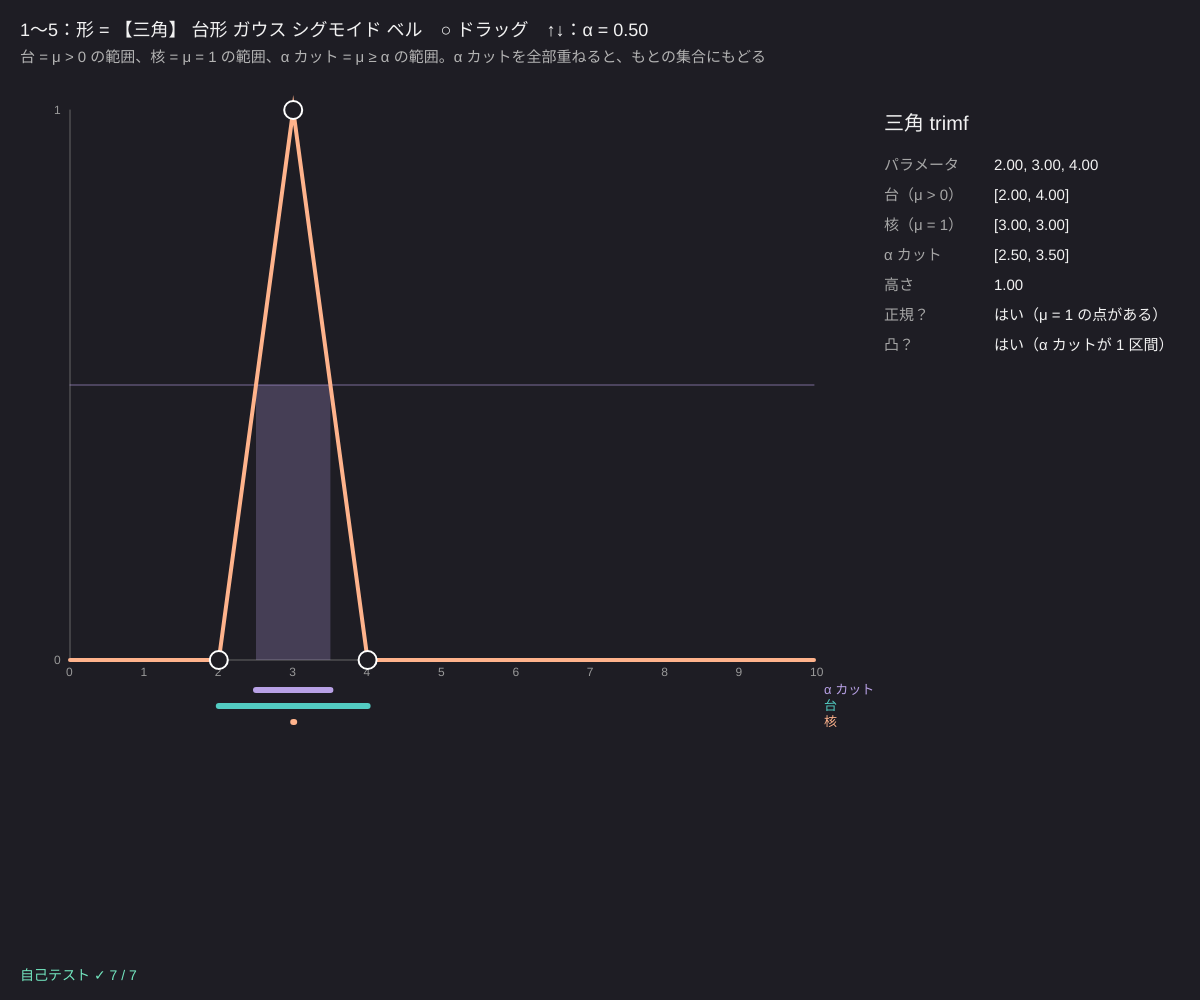
Frame 1 (no input)
Frame 60 (no input): identical to frame 1, image omitted
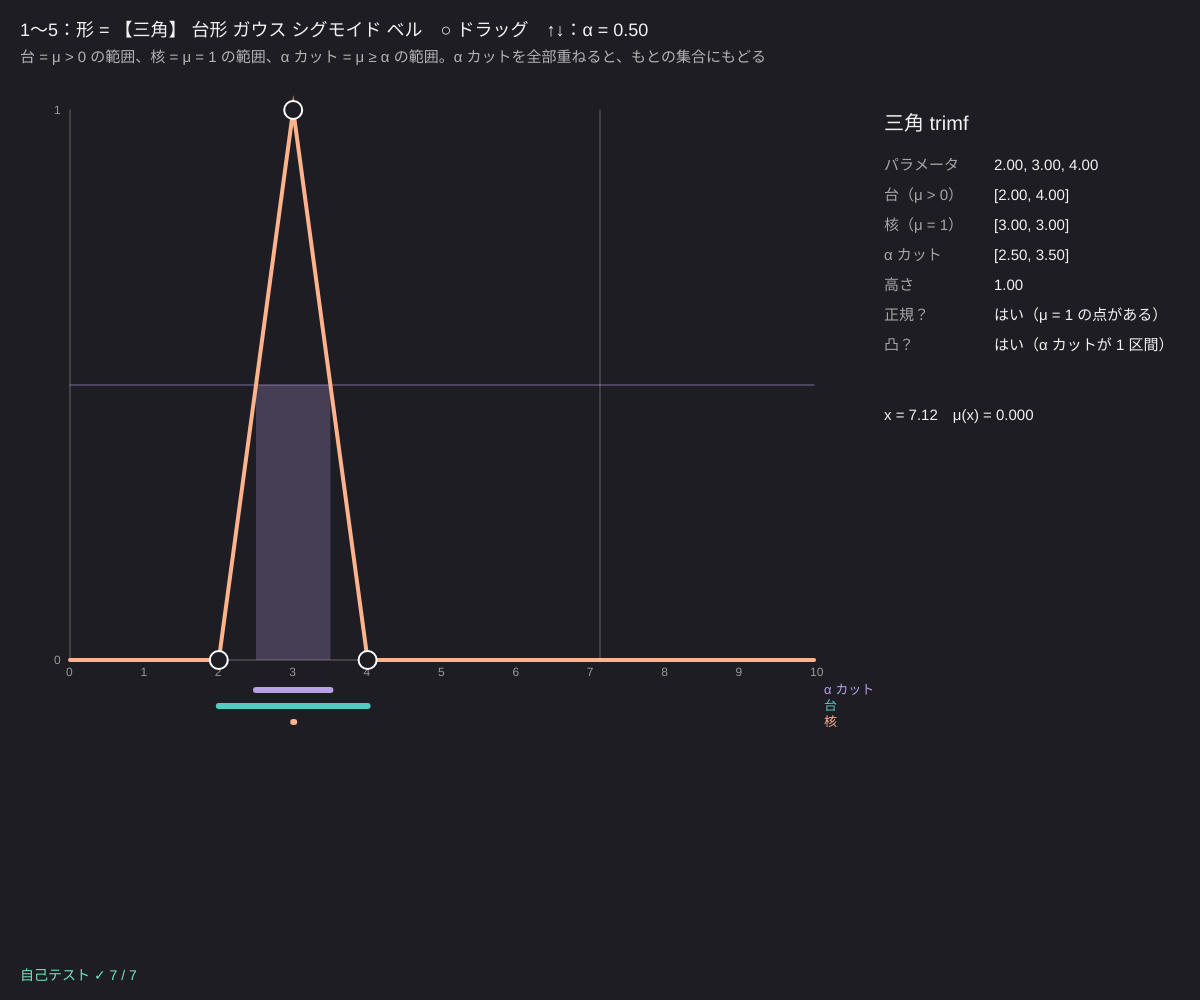
Frame 120 (the mouse pressed at the canvas centre since frame 60)

The p5.js sketch that drew these frames (run headless with seeded random() and noise() and a simulated clock; from frame 60 on, the mouse is pressed at the canvas centre):

// p5.js sketch
// ── sketch.js
// ============================================
// 01 メンバーシップ関数の形
// 三角・台形・ガウス・シグモイド・ベル。どれも x に所属度 μ(x)（0〜1）を対応させる関数
// 台（μ > 0 の範囲）・核（μ = 1 の範囲）・α カット（μ ≥ α の範囲）・高さ（μ の最大）・正規（高さ = 1）を式で計算して表示
// 1〜5 = 形 / ○ をドラッグ = パラメータ / ↑↓ = α / ←→ = ベルの肩の急さ b
// ============================================

let shapeNo = 0;
let alphaCut = 0.5;   // ★ α カットの α
let XLO = 0, XHI = 10;
// ★ それぞれの形のパラメータ（ドラッグで変わる）
let P = {
  tri: [2, 3, 4],
  trap: [1.5, 3.5, 6, 8],
  gauss: [5, 1.2],          // 中心 c、幅 σ
  sig: [2, 5],              // 傾き a、真ん中 c
  bell: [1.5, 2, 5],        // 幅 a、肩 b、中心 c
};
const SHAPES = [['tri', '三角'], ['trap', '台形'], ['gauss', 'ガウス'], ['sig', 'シグモイド'], ['bell', 'ベル']];
let dragK = -1;

function setup() {
  createCanvas(windowWidth, windowHeight);
  colorMode(HSB, 360, 100, 100, 100);
  selfTest();
}

function curMF() { let t = SHAPES[shapeNo][0]; return { type: t, p: P[t] }; }

// ドラッグできる点（x 座標）。ガウスは c と c + σ、シグモイドは c と c + 2/a、ベルは c と c + a
function handles() {
  let t = SHAPES[shapeNo][0], p = P[t];
  if (t === 'tri' || t === 'trap') return p.slice();
  if (t === 'gauss') return [p[0], p[0] + p[1]];
  if (t === 'sig') return [p[1], p[1] + 2 / p[0]];
  return [p[2], p[2] + p[0]];
}
function setHandle(k, x) {
  let t = SHAPES[shapeNo][0], p = P[t];
  if (t === 'tri' || t === 'trap') {
    p[k] = x;
    for (let i = 1; i < p.length; i++) p[i] = Math.max(p[i], p[i - 1] + (i === 2 && t === 'trap' ? 0 : 0.05));   // 順番を保つ
    for (let i = p.length - 2; i >= 0; i--) p[i] = Math.min(p[i], p[i + 1]);
  }
  if (t === 'gauss') { if (k === 0) p[0] = x; else p[1] = clampv(x - p[0], 0.1, 5); }
  if (t === 'sig') { if (k === 0) p[1] = x; else { let d = x - p[1]; p[0] = Math.abs(d) < 0.1 ? (d < 0 ? -20 : 20) : 2 / d; } }
  if (t === 'bell') { if (k === 0) p[2] = x; else p[0] = clampv(x - p[2], 0.1, 5); }
}

// ---- 台・核・α カット・高さを式で求める（[左, 右] の区間。空なら null）
function analyze(mf, al) {
  let t = mf.type, p = mf.p, cut = (lo, hi) => [Math.max(XLO, lo), Math.min(XHI, hi)];
  if (t === 'tri') return { sup: [p[0], p[2]], core: [p[1], p[1]], h: 1, cut: cutTri(p, al) };
  if (t === 'trap') return { sup: [p[0], p[3]], core: [p[1], p[2]], h: 1, cut: [p[0] + al * (p[1] - p[0]), p[3] - al * (p[3] - p[2])] };
  if (t === 'gauss') { let r = p[1] * Math.sqrt(-2 * Math.log(al)); return { sup: cut(-Infinity, Infinity), core: [p[0], p[0]], h: 1, cut: [p[0] - r, p[0] + r] }; }
  if (t === 'sig') { let x = p[1] - Math.log((1 - al) / al) / p[0]; return { sup: cut(-Infinity, Infinity), core: null, h: 1, cut: p[0] > 0 ? cut(x, Infinity) : cut(-Infinity, x) }; }
  let r = p[0] * Math.pow((1 - al) / al, 1 / (2 * p[1]));
  return { sup: cut(-Infinity, Infinity), core: [p[2], p[2]], h: 1, cut: [p[2] - r, p[2] + r] };
}
function ivStr(iv) { return iv && iv[0] <= iv[1] ? '[' + iv[0].toFixed(2) + ', ' + iv[1].toFixed(2) + ']' : '空'; }

function draw() {
  background(250, 18, 14);
  let mf = curMF(), A = analyze(mf, alphaCut);
  fill(0, 0, 95); noStroke(); textSize(18);
  text('1〜5：形 = ' + SHAPES.map((s, i) => (i === shapeNo ? '【' + s[1] + '】' : s[1])).join(' ') + '　○ ドラッグ　↑↓：α = ' + alphaCut.toFixed(2) + (mf.type === 'bell' ? '　←→：b = ' + P.bell[1].toFixed(1) : ''), 20, 36);
  fill(0, 0, 70); textSize(15);
  text('台 = μ > 0 の範囲、核 = μ = 1 の範囲、α カット = μ ≥ α の範囲。α カットを全部重ねると、もとの集合にもどる', 20, 62);

  let gx = 70, gy = 110, gw = width * 0.62, gh = height * 0.55;
  let X = (x) => gx + ((x - XLO) / (XHI - XLO)) * gw, Y = (m) => gy + gh - m * gh;
  stroke(0, 0, 40); strokeWeight(1); line(gx, Y(0), gx + gw, Y(0)); line(gx, gy, gx, Y(0));
  noStroke(); fill(0, 0, 60); textSize(12);
  for (let x = XLO; x <= XHI; x++) text(x, X(x) - 4, Y(0) + 16);
  text('1', gx - 16, Y(1) + 4); text('0', gx - 16, Y(0) + 4);
  // α の線と α カット（帯）
  stroke(260, 30, 90, 60); line(gx, Y(alphaCut), gx + gw, Y(alphaCut));
  if (A.cut && A.cut[1] >= A.cut[0]) {
    let a = clampv(A.cut[0], XLO, XHI), b = clampv(A.cut[1], XLO, XHI);
    noStroke(); fill(260, 30, 90, 25); rect(X(a), Y(alphaCut), Math.max(2, X(b) - X(a)), Y(0) - Y(alphaCut));
    stroke(260, 30, 90); strokeWeight(6); line(X(a), Y(0) + 30, X(b), Y(0) + 30);
  }
  // 台と核
  strokeWeight(6); stroke(175, 60, 80); line(X(clampv(A.sup[0], XLO, XHI)), Y(0) + 46, X(clampv(A.sup[1], XLO, XHI)), Y(0) + 46);
  if (A.core) { stroke(20, 45, 100); line(X(clampv(A.core[0], XLO, XHI)), Y(0) + 62, X(clampv(A.core[1], XLO, XHI)) + 1, Y(0) + 62); }
  noStroke(); textSize(13);
  fill(260, 30, 90); text('α カット', gx + gw + 10, Y(0) + 34);
  fill(175, 60, 80); text('台', gx + gw + 10, Y(0) + 50);
  fill(20, 45, 100); text('核', gx + gw + 10, Y(0) + 66);
  // 曲線
  noFill(); stroke(20, 45, 100); strokeWeight(4);
  beginShape(); for (let i = 0; i <= 400; i++) { let x = XLO + ((XHI - XLO) * i) / 400; vertex(X(x), Y(evalMF(mf, x))); } endShape();
  // ドラッグできる点
  let hs = handles();
  hs.forEach((hx, k) => { let m = evalMF(mf, hx); stroke(0, 0, 100); strokeWeight(2); fill(k === dragK ? color(20, 45, 100) : color(250, 18, 14)); circle(X(clampv(hx, XLO, XHI)), Y(m), 18); });

  // ---- 右の表
  let tx = gx + gw + 70, ty = 130;
  fill(0, 0, 95); noStroke(); textSize(20); text(SHAPES[mf.type === undefined ? 0 : shapeNo][1] + ' ' + mf.type + 'mf', tx, ty);
  textSize(15); fill(0, 0, 80);
  let rows = [
    ['パラメータ', mf.p.map((v) => v.toFixed(2)).join(', ')],
    ['台（μ > 0）', ivStr(A.sup) + (mf.type === 'tri' || mf.type === 'trap' ? '' : ' = 全体')],
    ['核（μ = 1）', A.core ? ivStr(A.core) : '空（1 にならない）'],
    ['α カット', ivStr(A.cut)],
    ['高さ', A.h.toFixed(2) + (A.core ? '' : '（上限）')],
    ['正規？', A.core ? 'はい（μ = 1 の点がある）' : 'いいえ'],
    ['凸？', mf.type === 'sig' ? 'はい（片側だけ）' : 'はい（α カットが 1 区間）'],
  ];
  rows.forEach((r, i) => { fill(0, 0, 65); text(r[0], tx, ty + 40 + i * 30); fill(0, 0, 95); text(r[1], tx + 110, ty + 40 + i * 30); });
  // マウスの位置の μ
  if (mouseX > gx && mouseX < gx + gw) {
    let x = XLO + ((mouseX - gx) / gw) * (XHI - XLO), m = evalMF(mf, x);
    stroke(0, 0, 100, 30); strokeWeight(1); line(X(x), gy, X(x), Y(0));
    noStroke(); fill(0, 0, 95); textSize(15); text('x = ' + x.toFixed(2) + '　μ(x) = ' + m.toFixed(3), tx, ty + 290);
  }
  fill(selfTestResults.every((r) => r.ok) ? color(160, 50, 90) : color(0, 80, 100)); textSize(14);
  text(selfTestLine(), 20, height - 20);
}

function plotX(x) { return XLO + ((x - 70) / (width * 0.62)) * (XHI - XLO); }
function mousePressed() {
  let hs = handles(), best = 1e9; dragK = -1;
  let gx = 70, gw = width * 0.62, gy = 110, gh = height * 0.55, mf = curMF();
  hs.forEach((hx, k) => { let px = gx + ((hx - XLO) / (XHI - XLO)) * gw, py = gy + gh - evalMF(mf, hx) * gh, d = Math.hypot(mouseX - px, mouseY - py); if (d < best && d < 40) { best = d; dragK = k; } });
}
function mouseDragged() { if (dragK >= 0) setHandle(dragK, clampv(plotX(mouseX), XLO, XHI)); }
function mouseReleased() { dragK = -1; }
function keyPressed() {
  if (key >= '1' && key <= '5') shapeNo = +key - 1;
  if (key === UP_ARROW) alphaCut = clampv(alphaCut + 0.05, 0.05, 1);
  if (key === DOWN_ARROW) alphaCut = clampv(alphaCut - 0.05, 0.05, 1);
  if (key === LEFT_ARROW) P.bell[1] = clampv(P.bell[1] - 0.5, 0.5, 10);
  if (key === RIGHT_ARROW) P.bell[1] = clampv(P.bell[1] + 0.5, 0.5, 10);
}

// ---- 自己テスト：手で計算できる値と比べる
function selfTest() {
  selfTestResults = [];
  check('三角 (2, 3, 4)：μ(3) = 1、μ(2.5) = 0.5、μ(4.5) = 0', trimf(3, 2, 3, 4) === 1 && near(trimf(2.5, 2, 3, 4), 0.5) && trimf(4.5, 2, 3, 4) === 0);
  let c = cutTri([2, 3, 4], 0.5);
  check('三角 (2, 3, 4) の 0.5 カット = [2.5, 3.5]', near(c[0], 2.5) && near(c[1], 3.5));
  check('台形 (1, 2, 4, 6)：核 [2, 4] で 1、μ(5) = 0.5', trapmf(2, 1, 2, 4, 6) === 1 && trapmf(4, 1, 2, 4, 6) === 1 && near(trapmf(5, 1, 2, 4, 6), 0.5));
  check('ガウス：μ(c ± σ) = e^(−1/2) ≈ 0.6065', near(gaussmf(6, 5, 1), Math.exp(-0.5)) && near(gaussmf(4, 5, 1), Math.exp(-0.5)));
  check('ベル (a, b, c)：μ(c ± a) = 0.5、μ(c) = 1', near(bellmf(6.5, 1.5, 2, 5), 0.5) && near(bellmf(3.5, 1.5, 2, 5), 0.5) && bellmf(5, 1.5, 2, 5) === 1);
  check('シグモイド：μ(c) = 0.5', near(sigmf(5, 2, 5), 0.5));
  // 式の α カットと、細かく調べた α カットが一致するか（ガウス・ベル・シグモイド）
  let ok = true;
  for (let mf of [{ type: 'gauss', p: [5, 1.2] }, { type: 'bell', p: [1.5, 2, 5] }, { type: 'sig', p: [2, 5] }]) for (let al of [0.2, 0.5, 0.8]) {
    let lo = null, hi = null;
    for (let i = 0; i <= 100000; i++) { let x = (10 * i) / 100000; if (evalMF(mf, x) >= al) { if (lo === null) lo = x; hi = x; } }
    let A = analyze(mf, al); if (!near(lo, A.cut[0], 2e-4) || !near(hi, A.cut[1], 2e-4)) ok = false;
  }
  check('α カットの式 = 細かく調べた範囲（ガウス・ベル・シグモイド × α 3 通り）', ok);
  reportSelfTest();
}

// ---------- やってみよう ----------
// 1. 三角の 3 つの点をドラッグして、左右非対称な「だいたい 3」を作ろう。α カットはどう変わる？
// 2. 台形の真ん中の 2 点を重ねると三角になる。核が「区間」から「点」になるのを見よう
// 3. ベルで ←→ を押して b を大きくすると、だんだん台形（肩の急な形）に近づく
// 4. シグモイドの傾きの点を左に動かすと a が負になり、「大きい」が「小さい」に変わる
// 5. ↑↓ で α を動かし、α = 1 のとき α カットが核と一致することを確かめよう


// ==================================================
// ここから下は「ファジィの道具」（中身は読まなくても OK。消さないでね）
// ==================================================
// ---- メンバーシップ関数（所属度 μ を 0〜1 で返す）
function trimf(x, a, b, c) {            // 三角：a で 0、b で 1、c で 0
  if (x < a || x > c) return 0;
  if (x === b) return 1;
  if (x < b) return b > a ? (x - a) / (b - a) : 1;
  return c > b ? (c - x) / (c - b) : 1;
}
function trapmf(x, a, b, c, d) {         // 台形：b〜c が 1
  if (x < a || x > d) return 0;
  if (x >= b && x <= c) return 1;
  if (x < b) return (x - a) / (b - a);
  return (d - x) / (d - c);
}
function gaussmf(x, c, s) { return Math.exp(-((x - c) * (x - c)) / (2 * s * s)); }
function sigmf(x, a, c) { return 1 / (1 + Math.exp(-a * (x - c))); }
function bellmf(x, a, b, c) { return 1 / (1 + Math.pow(Math.abs((x - c) / a), 2 * b)); }
// mf = { type: 'tri', p: [a, b, c] } のような形
function evalMF(mf, x) {
  let p = mf.p;
  if (mf.type === 'tri') return trimf(x, p[0], p[1], p[2]);
  if (mf.type === 'trap') return trapmf(x, p[0], p[1], p[2], p[3]);
  if (mf.type === 'gauss') return gaussmf(x, p[0], p[1]);
  if (mf.type === 'sig') return sigmf(x, p[0], p[1]);
  if (mf.type === 'bell') return bellmf(x, p[0], p[1], p[2]);
  return 0;
}
function clampv(v, a, b) { return v < a ? a : v > b ? b : v; }


// ---- 三角ファジィ数 (a, b, c) と α カット
function cutTri(T, al) { return [T[0] + al * (T[1] - T[0]), T[2] - al * (T[2] - T[1])]; }
const IV_OPS = [
  { name: '+', f: (p, q) => [p[0] + q[0], p[1] + q[1]] },
  { name: '−', f: (p, q) => [p[0] - q[1], p[1] - q[0]] },
  { name: '×', f: (p, q) => { let v = [p[0] * q[0], p[0] * q[1], p[1] * q[0], p[1] * q[1]]; return [Math.min(...v), Math.max(...v)]; } },
  { name: '÷', f: (p, q) => (q[0] <= 0 && q[1] >= 0 ? null : IV_OPS[2].f(p, [1 / q[1], 1 / q[0]])) },
];


// ---- 自己テストの道具
let selfTestResults = [];
function check(name, cond) { selfTestResults.push({ name, ok: !!cond }); }
function near(a, b, tol) { return a !== null && Math.abs(a - b) <= (tol === undefined ? 1e-9 : tol); }
function reportSelfTest() { for (let r of selfTestResults) (r.ok ? console.log : console.error)((r.ok ? '✓ ' : '✗ ') + r.name); }
function selfTestLine() { let n = selfTestResults.filter((r) => r.ok).length; return '自己テスト ' + (n === selfTestResults.length ? '✓ ' : '✗ ') + n + ' / ' + selfTestResults.length; }
